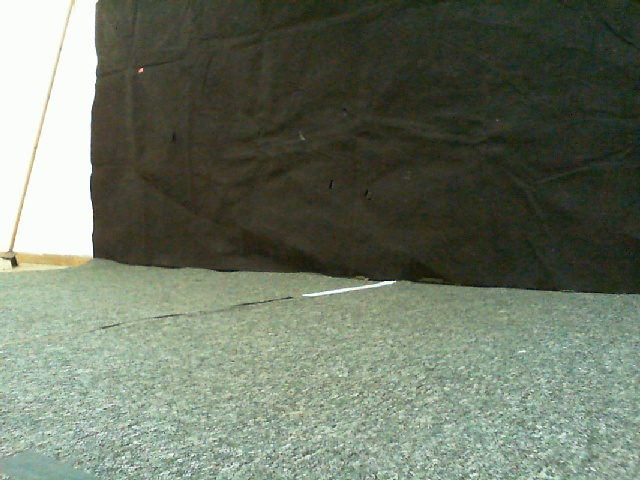
#> input picture images_height_23.3/img0_d200_c0_d127.jpg, 640 x 480 px
$ python measure_distance_on_mouse_click.py --image images_height_23.3/img0_d200_c0_d127.jpg
#> lines starting #> are read from the running program, lines starting #| are printed output that depends on the picture
import argparse
import cv2
import numpy as np
import os
import sys
from find_parameters_by_coordinates import find_distance_by_coordinates


image_cleared = True
image_orig = None
image_copy = None


def draw_measure_box(x, y):
    global image_copy
    height, width = image_copy.shape[0:2]
    x_center = int(width/2)
    y_center = int(height/2)
    image_copy = cv2.rectangle(image_copy, (x, y), (x_center, y_center),
                               (0, 255, 0), 2)
    distance = find_distance_by_coordinates(
        x, y, image_copy.shape, camera_height, y_leaning_angle, x_turning_angle
        )
    print("distance is {}".format(distance))


def mouse_callback(event, x, y, flags, param):
    global image_orig, image_copy, image_cleared
    global marks_updated
    if event == cv2.EVENT_LBUTTONDOWN and image_cleared:
        cv2.circle(image_copy, (x, y), 3, (0, 0, 255), 2)
        draw_measure_box(x, y)
        image_cleared = False
    if event == cv2.EVENT_RBUTTONDOWN and not image_cleared:
        image_copy = np.copy(image_orig)
        height, width = image_copy.shape[0:2]
        cv2.line(image_copy, (0, int(height/2)), (int(width), int(height/2)),
                 (0, 0, 0), 1)
        cv2.line(image_copy, (int(width/2), 0), (int(width/2), int(height)),
                 (0, 0, 0), 1)
        image_cleared = True


def do_work(img):
#> called with img = 'images_height_23.3/img0_d200_c0_d127.jpg'
    global image_orig, image_copy
    print("img = {}".format(img))
    image_orig = cv2.imread(img)
#> image_orig is the input picture: shape (480, 640, 3); mean B, G, R 100.3, 116.5, 107.7
    image_copy = np.copy(image_orig)
    cv2.namedWindow('Image')
    cv2.setMouseCallback('Image', mouse_callback)
    height, width = image_copy.shape[0:2]
#> height = 480; width = 640
    cv2.line(image_copy, (0, int(height/2)), (int(width), int(height/2)),
             (0, 0, 0), 1)
    cv2.line(image_copy, (int(width/2), 0), (int(width/2), int(height)),
             (0, 0, 0), 1)
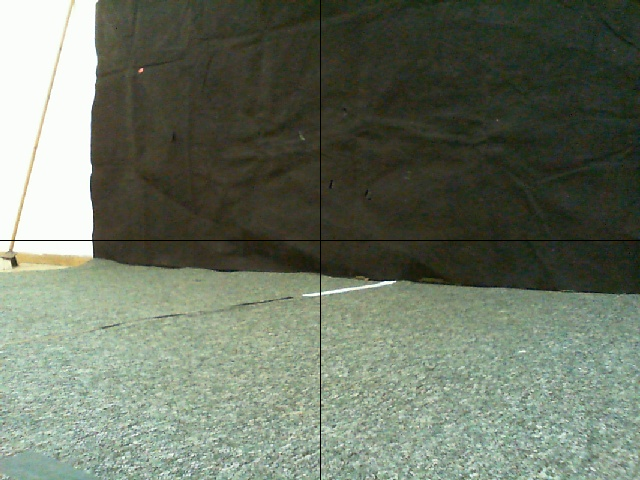
#> image_copy: shape (480, 640, 3); mean B, G, R 100.1, 116.2, 107.4

    while True:
        cv2.imshow('Image', image_copy)
        k = cv2.waitKey(10)
#> (key Esc is pressed here)
        if k == 27:
            break
    cv2.destroyAllWindows()


def main():
    global camera_height
    global y_leaning_angle
    global x_turning_angle
    parser_description = "Performs distance calculation to the x,y where the \
        left mouse was clicked"
    parser = argparse.ArgumentParser(description=parser_description)
    parser.add_argument('--image', type=str, required=True,
                        help='path of the image to process')
    parser.add_argument('--camera-height', type=float, default=38.5,
                        help="the height of camera when the picture was taken")
    parser.add_argument('--y_leaning_angle', type=float, default=28,
                        help="the y angle of camera when the picture was taken"
                        )
    parser.add_argument('--x_turning_angle', type=float, default=1.9,
                        help="the difference in pixels between the center line\
                         and a straight reference line\
                         when the picture was taken\
                         positive angle is to the right"
                        )
    args = parser.parse_args()
    if not os.path.isfile(args.image):
        print('Please provide a valid path to an image file')
        sys.exit(-1)
    camera_height = args.camera_height
    y_leaning_angle = args.y_leaning_angle
    x_turning_angle = args.x_turning_angle
    do_work(args.image)


if __name__ == '__main__':
    main()

$ run again, on images_height_23.3/img5_d150_c0_d0.jpg
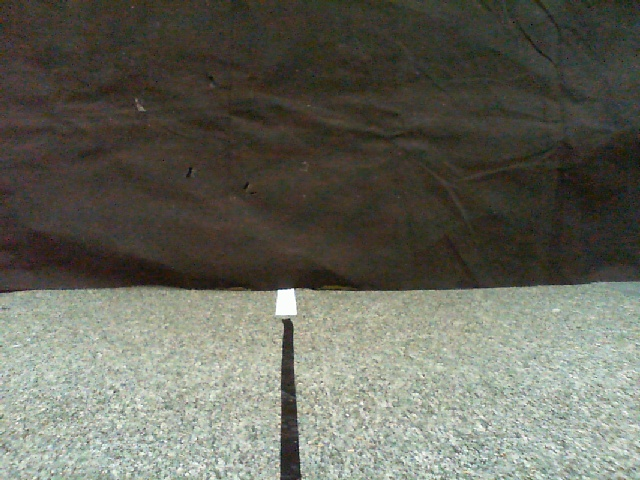
#> input picture images_height_23.3/img5_d150_c0_d0.jpg, 640 x 480 px
#> in do_work, image_orig is the input picture: shape (480, 640, 3); mean B, G, R 91.3, 102.4, 101.8
#> in do_work, `cv2.line(image_copy, (int(width/2), 0), (int(width/2), int(height)), (..`:
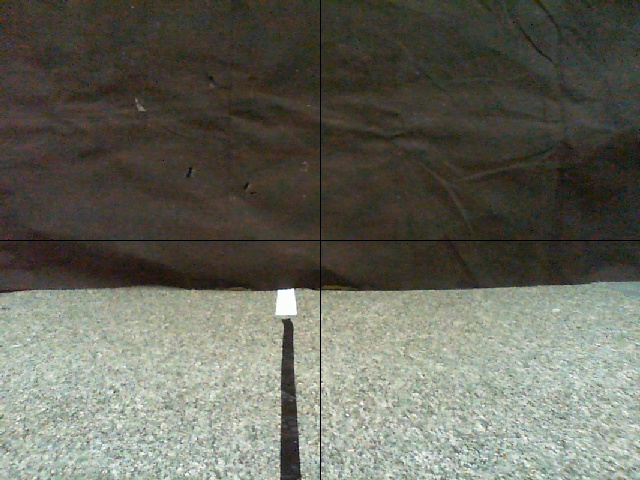
#> image_copy: shape (480, 640, 3); mean B, G, R 91.1, 102.1, 101.6

$ run again, on images_height_23.3/img11_d100_c+10_d53.jpg
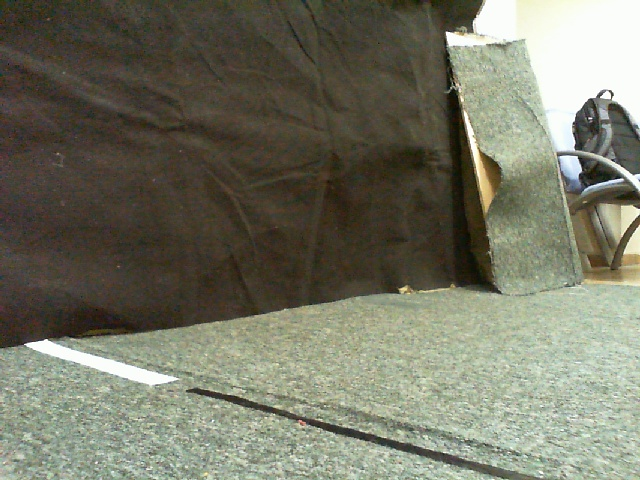
#> input picture images_height_23.3/img11_d100_c+10_d53.jpg, 640 x 480 px
#> in do_work, image_orig is the input picture: shape (480, 640, 3); mean B, G, R 101.3, 118, 117.5
#> in do_work, `cv2.line(image_copy, (int(width/2), 0), (int(width/2), int(height)), (..`:
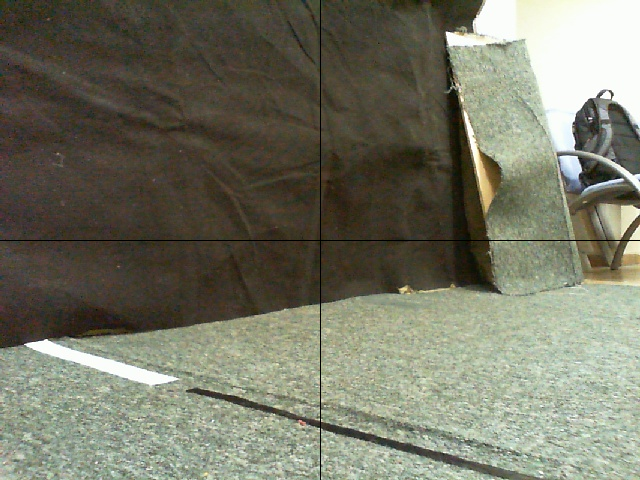
#> image_copy: shape (480, 640, 3); mean B, G, R 101, 117.7, 117.1

$ run again, on images_height_23.3/img12_d100_c+20_d53.jpg
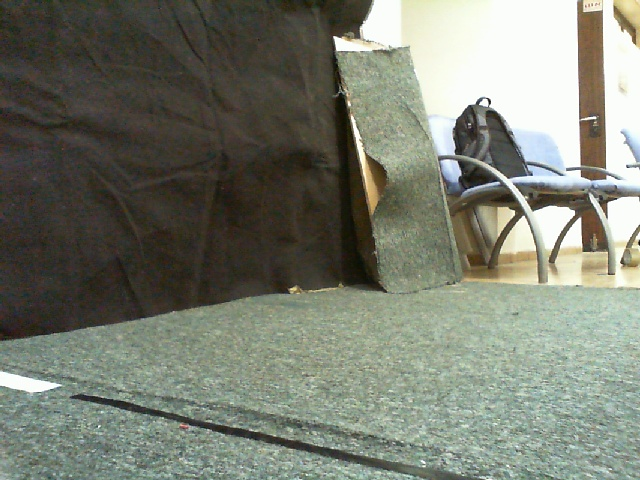
#> input picture images_height_23.3/img12_d100_c+20_d53.jpg, 640 x 480 px
#> in do_work, image_orig is the input picture: shape (480, 640, 3); mean B, G, R 112.5, 125.3, 121.4
#> in do_work, `cv2.line(image_copy, (int(width/2), 0), (int(width/2), int(height)), (..`:
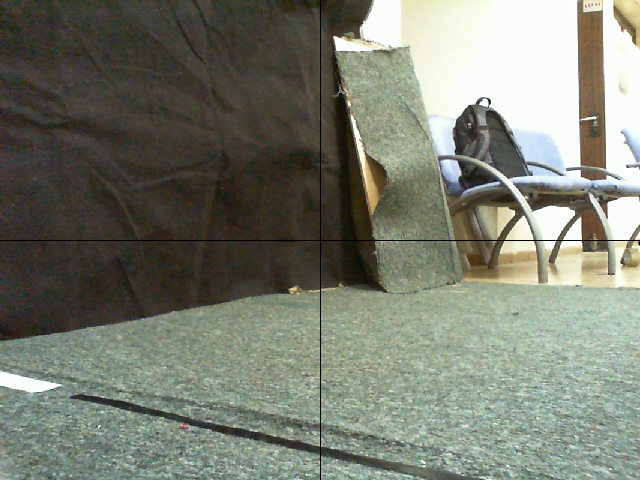
#> image_copy: shape (480, 640, 3); mean B, G, R 112.2, 125, 121.1
